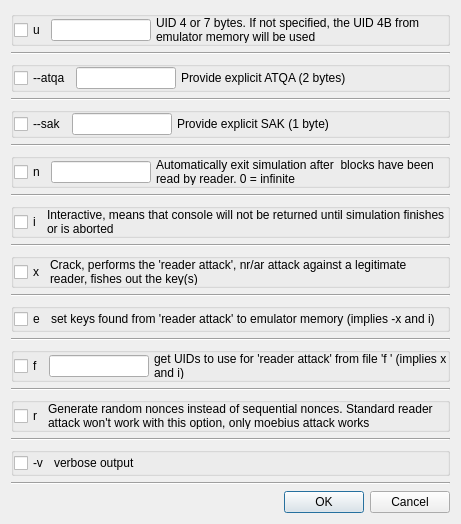
<?xml version="1.0" encoding="UTF-8"?>
<ui version="4.0">
 <class>MF_Sim_simDialog</class>
 <widget class="QDialog" name="MF_Sim_simDialog">
  <property name="geometry">
   <rect>
    <x>0</x>
    <y>0</y>
    <width>461</width>
    <height>524</height>
   </rect>
  </property>
  <property name="windowTitle">
   <string>Simulate</string>
  </property>
  <layout class="QVBoxLayout" name="verticalLayout">
   <item>
    <widget class="QGroupBox" name="uGroupBox">
     <layout class="QHBoxLayout" name="uLayout">
      <property name="spacing">
       <number>5</number>
      </property>
      <property name="leftMargin">
       <number>0</number>
      </property>
      <property name="topMargin">
       <number>0</number>
      </property>
      <property name="rightMargin">
       <number>0</number>
      </property>
      <property name="bottomMargin">
       <number>0</number>
      </property>
      <item>
       <widget class="QCheckBox" name="uBox">
        <property name="text">
         <string notr="true">u</string>
        </property>
       </widget>
      </item>
      <item>
       <widget class="QLineEdit" name="uEdit">
        <property name="sizePolicy">
         <sizepolicy hsizetype="Fixed" vsizetype="Fixed">
          <horstretch>0</horstretch>
          <verstretch>0</verstretch>
         </sizepolicy>
        </property>
        <property name="maximumSize">
         <size>
          <width>100</width>
          <height>16777215</height>
         </size>
        </property>
       </widget>
      </item>
      <item>
       <widget class="QLabel" name="label">
        <property name="sizePolicy">
         <sizepolicy hsizetype="Expanding" vsizetype="Preferred">
          <horstretch>0</horstretch>
          <verstretch>0</verstretch>
         </sizepolicy>
        </property>
        <property name="text">
         <string>UID 4 or 7 bytes. If not specified, the UID 4B from emulator memory will be used</string>
        </property>
        <property name="wordWrap">
         <bool>true</bool>
        </property>
       </widget>
      </item>
     </layout>
    </widget>
   </item>
   <item>
    <widget class="Line" name="uLine">
     <property name="orientation">
      <enum>Qt::Horizontal</enum>
     </property>
    </widget>
   </item>
   <item>
    <widget class="QGroupBox" name="atqaGroupBox">
     <layout class="QHBoxLayout" name="atqaLayout">
      <property name="spacing">
       <number>5</number>
      </property>
      <property name="leftMargin">
       <number>0</number>
      </property>
      <property name="topMargin">
       <number>0</number>
      </property>
      <property name="rightMargin">
       <number>0</number>
      </property>
      <property name="bottomMargin">
       <number>0</number>
      </property>
      <item>
       <widget class="QCheckBox" name="atqaBox">
        <property name="text">
         <string notr="true">--atqa</string>
        </property>
       </widget>
      </item>
      <item>
       <widget class="QLineEdit" name="atqaEdit">
        <property name="sizePolicy">
         <sizepolicy hsizetype="Fixed" vsizetype="Fixed">
          <horstretch>0</horstretch>
          <verstretch>0</verstretch>
         </sizepolicy>
        </property>
        <property name="maximumSize">
         <size>
          <width>100</width>
          <height>16777215</height>
         </size>
        </property>
       </widget>
      </item>
      <item>
       <widget class="QLabel" name="label_8">
        <property name="sizePolicy">
         <sizepolicy hsizetype="Expanding" vsizetype="Preferred">
          <horstretch>0</horstretch>
          <verstretch>0</verstretch>
         </sizepolicy>
        </property>
        <property name="text">
         <string>Provide explicit ATQA (2 bytes)</string>
        </property>
        <property name="wordWrap">
         <bool>true</bool>
        </property>
       </widget>
      </item>
     </layout>
    </widget>
   </item>
   <item>
    <widget class="Line" name="atqaLine">
     <property name="orientation">
      <enum>Qt::Horizontal</enum>
     </property>
    </widget>
   </item>
   <item>
    <widget class="QGroupBox" name="sakGroupBox">
     <layout class="QHBoxLayout" name="sakLayout">
      <property name="spacing">
       <number>5</number>
      </property>
      <property name="leftMargin">
       <number>0</number>
      </property>
      <property name="topMargin">
       <number>0</number>
      </property>
      <property name="rightMargin">
       <number>0</number>
      </property>
      <property name="bottomMargin">
       <number>0</number>
      </property>
      <item>
       <widget class="QCheckBox" name="sakBox">
        <property name="text">
         <string notr="true">--sak</string>
        </property>
       </widget>
      </item>
      <item>
       <widget class="QLineEdit" name="sakEdit">
        <property name="sizePolicy">
         <sizepolicy hsizetype="Fixed" vsizetype="Fixed">
          <horstretch>0</horstretch>
          <verstretch>0</verstretch>
         </sizepolicy>
        </property>
        <property name="maximumSize">
         <size>
          <width>100</width>
          <height>16777215</height>
         </size>
        </property>
       </widget>
      </item>
      <item>
       <widget class="QLabel" name="label_9">
        <property name="sizePolicy">
         <sizepolicy hsizetype="Expanding" vsizetype="Preferred">
          <horstretch>0</horstretch>
          <verstretch>0</verstretch>
         </sizepolicy>
        </property>
        <property name="text">
         <string>Provide explicit SAK (1 byte)</string>
        </property>
        <property name="wordWrap">
         <bool>true</bool>
        </property>
       </widget>
      </item>
     </layout>
    </widget>
   </item>
   <item>
    <widget class="Line" name="sakLine">
     <property name="orientation">
      <enum>Qt::Horizontal</enum>
     </property>
    </widget>
   </item>
   <item>
    <widget class="QGroupBox" name="nGroupBox">
     <layout class="QHBoxLayout" name="nLayout">
      <property name="spacing">
       <number>5</number>
      </property>
      <property name="leftMargin">
       <number>0</number>
      </property>
      <property name="topMargin">
       <number>0</number>
      </property>
      <property name="rightMargin">
       <number>0</number>
      </property>
      <property name="bottomMargin">
       <number>0</number>
      </property>
      <item>
       <widget class="QCheckBox" name="nBox">
        <property name="text">
         <string notr="true">n</string>
        </property>
       </widget>
      </item>
      <item>
       <widget class="QLineEdit" name="nEdit">
        <property name="sizePolicy">
         <sizepolicy hsizetype="Fixed" vsizetype="Fixed">
          <horstretch>0</horstretch>
          <verstretch>0</verstretch>
         </sizepolicy>
        </property>
        <property name="maximumSize">
         <size>
          <width>100</width>
          <height>16777215</height>
         </size>
        </property>
       </widget>
      </item>
      <item>
       <widget class="QLabel" name="label_2">
        <property name="sizePolicy">
         <sizepolicy hsizetype="Expanding" vsizetype="Preferred">
          <horstretch>0</horstretch>
          <verstretch>0</verstretch>
         </sizepolicy>
        </property>
        <property name="text">
         <string>Automatically exit simulation after &lt;numreads&gt; blocks have been read by reader. 0 = infinite</string>
        </property>
        <property name="wordWrap">
         <bool>true</bool>
        </property>
       </widget>
      </item>
     </layout>
    </widget>
   </item>
   <item>
    <widget class="Line" name="nLine">
     <property name="orientation">
      <enum>Qt::Horizontal</enum>
     </property>
    </widget>
   </item>
   <item>
    <widget class="QGroupBox" name="iGroupBox">
     <layout class="QHBoxLayout" name="iLayout">
      <property name="spacing">
       <number>5</number>
      </property>
      <property name="leftMargin">
       <number>0</number>
      </property>
      <property name="topMargin">
       <number>0</number>
      </property>
      <property name="rightMargin">
       <number>0</number>
      </property>
      <property name="bottomMargin">
       <number>0</number>
      </property>
      <item>
       <widget class="QCheckBox" name="iBox">
        <property name="text">
         <string notr="true">i</string>
        </property>
       </widget>
      </item>
      <item>
       <widget class="QLabel" name="label_3">
        <property name="sizePolicy">
         <sizepolicy hsizetype="Expanding" vsizetype="Preferred">
          <horstretch>0</horstretch>
          <verstretch>0</verstretch>
         </sizepolicy>
        </property>
        <property name="text">
         <string>Interactive, means that console will not be returned until simulation finishes or is aborted</string>
        </property>
        <property name="wordWrap">
         <bool>true</bool>
        </property>
       </widget>
      </item>
     </layout>
    </widget>
   </item>
   <item>
    <widget class="Line" name="iLine">
     <property name="orientation">
      <enum>Qt::Horizontal</enum>
     </property>
    </widget>
   </item>
   <item>
    <widget class="QGroupBox" name="xGroupBox">
     <layout class="QHBoxLayout" name="xLayout">
      <property name="spacing">
       <number>5</number>
      </property>
      <property name="leftMargin">
       <number>0</number>
      </property>
      <property name="topMargin">
       <number>0</number>
      </property>
      <property name="rightMargin">
       <number>0</number>
      </property>
      <property name="bottomMargin">
       <number>0</number>
      </property>
      <item>
       <widget class="QCheckBox" name="xBox">
        <property name="text">
         <string notr="true">x</string>
        </property>
       </widget>
      </item>
      <item>
       <widget class="QLabel" name="label_4">
        <property name="sizePolicy">
         <sizepolicy hsizetype="Expanding" vsizetype="Preferred">
          <horstretch>0</horstretch>
          <verstretch>0</verstretch>
         </sizepolicy>
        </property>
        <property name="text">
         <string>Crack, performs the 'reader attack', nr/ar attack against a legitimate reader, fishes out the key(s)</string>
        </property>
        <property name="wordWrap">
         <bool>true</bool>
        </property>
       </widget>
      </item>
     </layout>
    </widget>
   </item>
   <item>
    <widget class="Line" name="xLine">
     <property name="orientation">
      <enum>Qt::Horizontal</enum>
     </property>
    </widget>
   </item>
   <item>
    <widget class="QGroupBox" name="eGroupBox">
     <layout class="QHBoxLayout" name="eLayout">
      <property name="spacing">
       <number>5</number>
      </property>
      <property name="leftMargin">
       <number>0</number>
      </property>
      <property name="topMargin">
       <number>0</number>
      </property>
      <property name="rightMargin">
       <number>0</number>
      </property>
      <property name="bottomMargin">
       <number>0</number>
      </property>
      <item>
       <widget class="QCheckBox" name="eBox">
        <property name="text">
         <string notr="true">e</string>
        </property>
       </widget>
      </item>
      <item>
       <widget class="QLabel" name="label_5">
        <property name="sizePolicy">
         <sizepolicy hsizetype="Expanding" vsizetype="Preferred">
          <horstretch>0</horstretch>
          <verstretch>0</verstretch>
         </sizepolicy>
        </property>
        <property name="text">
         <string>set keys found from 'reader attack' to emulator memory (implies -x and i)</string>
        </property>
        <property name="wordWrap">
         <bool>true</bool>
        </property>
       </widget>
      </item>
     </layout>
    </widget>
   </item>
   <item>
    <widget class="Line" name="eLine">
     <property name="orientation">
      <enum>Qt::Horizontal</enum>
     </property>
    </widget>
   </item>
   <item>
    <widget class="QGroupBox" name="fGroupBox">
     <layout class="QHBoxLayout" name="fLayout">
      <property name="spacing">
       <number>5</number>
      </property>
      <property name="leftMargin">
       <number>0</number>
      </property>
      <property name="topMargin">
       <number>0</number>
      </property>
      <property name="rightMargin">
       <number>0</number>
      </property>
      <property name="bottomMargin">
       <number>0</number>
      </property>
      <item>
       <widget class="QCheckBox" name="fBox">
        <property name="text">
         <string notr="true">f</string>
        </property>
       </widget>
      </item>
      <item>
       <widget class="QLineEdit" name="fEdit">
        <property name="sizePolicy">
         <sizepolicy hsizetype="Fixed" vsizetype="Fixed">
          <horstretch>0</horstretch>
          <verstretch>0</verstretch>
         </sizepolicy>
        </property>
        <property name="maximumSize">
         <size>
          <width>100</width>
          <height>16777215</height>
         </size>
        </property>
       </widget>
      </item>
      <item>
       <widget class="QLabel" name="label_6">
        <property name="sizePolicy">
         <sizepolicy hsizetype="Expanding" vsizetype="Preferred">
          <horstretch>0</horstretch>
          <verstretch>0</verstretch>
         </sizepolicy>
        </property>
        <property name="text">
         <string>get UIDs to use for 'reader attack' from file 'f &lt;filename.txt&gt;' (implies x and i)</string>
        </property>
        <property name="wordWrap">
         <bool>true</bool>
        </property>
       </widget>
      </item>
     </layout>
    </widget>
   </item>
   <item>
    <widget class="Line" name="fLine">
     <property name="orientation">
      <enum>Qt::Horizontal</enum>
     </property>
    </widget>
   </item>
   <item>
    <widget class="QGroupBox" name="rGroupBox">
     <layout class="QHBoxLayout" name="rLayout">
      <property name="spacing">
       <number>5</number>
      </property>
      <property name="leftMargin">
       <number>0</number>
      </property>
      <property name="topMargin">
       <number>0</number>
      </property>
      <property name="rightMargin">
       <number>0</number>
      </property>
      <property name="bottomMargin">
       <number>0</number>
      </property>
      <item>
       <widget class="QCheckBox" name="rBox">
        <property name="text">
         <string notr="true">r</string>
        </property>
       </widget>
      </item>
      <item>
       <widget class="QLabel" name="label_7">
        <property name="sizePolicy">
         <sizepolicy hsizetype="Expanding" vsizetype="Preferred">
          <horstretch>0</horstretch>
          <verstretch>0</verstretch>
         </sizepolicy>
        </property>
        <property name="text">
         <string>Generate random nonces instead of sequential nonces. Standard reader attack won't work with this option, only moebius attack works</string>
        </property>
        <property name="wordWrap">
         <bool>true</bool>
        </property>
       </widget>
      </item>
     </layout>
    </widget>
   </item>
   <item>
    <widget class="Line" name="rLine">
     <property name="orientation">
      <enum>Qt::Horizontal</enum>
     </property>
    </widget>
   </item>
   <item>
    <widget class="QGroupBox" name="vGroupBox">
     <layout class="QHBoxLayout" name="vLayout">
      <property name="spacing">
       <number>5</number>
      </property>
      <property name="leftMargin">
       <number>0</number>
      </property>
      <property name="topMargin">
       <number>0</number>
      </property>
      <property name="rightMargin">
       <number>0</number>
      </property>
      <property name="bottomMargin">
       <number>0</number>
      </property>
      <item>
       <widget class="QCheckBox" name="vBox">
        <property name="text">
         <string notr="true">-v</string>
        </property>
       </widget>
      </item>
      <item>
       <widget class="QLabel" name="label_11">
        <property name="sizePolicy">
         <sizepolicy hsizetype="Expanding" vsizetype="Preferred">
          <horstretch>0</horstretch>
          <verstretch>0</verstretch>
         </sizepolicy>
        </property>
        <property name="text">
         <string>verbose output</string>
        </property>
        <property name="wordWrap">
         <bool>true</bool>
        </property>
       </widget>
      </item>
     </layout>
    </widget>
   </item>
   <item>
    <widget class="Line" name="vLine">
     <property name="orientation">
      <enum>Qt::Horizontal</enum>
     </property>
    </widget>
   </item>
   <item>
    <spacer name="verticalSpacer">
     <property name="orientation">
      <enum>Qt::Vertical</enum>
     </property>
     <property name="sizeHint" stdset="0">
      <size>
       <width>20</width>
       <height>40</height>
      </size>
     </property>
    </spacer>
   </item>
   <item>
    <widget class="QDialogButtonBox" name="buttonBox">
     <property name="orientation">
      <enum>Qt::Horizontal</enum>
     </property>
     <property name="standardButtons">
      <set>QDialogButtonBox::Cancel|QDialogButtonBox::Ok</set>
     </property>
    </widget>
   </item>
  </layout>
 </widget>
 <resources/>
 <connections>
  <connection>
   <sender>buttonBox</sender>
   <signal>accepted()</signal>
   <receiver>MF_Sim_simDialog</receiver>
   <slot>accept()</slot>
   <hints>
    <hint type="sourcelabel">
     <x>248</x>
     <y>254</y>
    </hint>
    <hint type="destinationlabel">
     <x>157</x>
     <y>274</y>
    </hint>
   </hints>
  </connection>
  <connection>
   <sender>buttonBox</sender>
   <signal>rejected()</signal>
   <receiver>MF_Sim_simDialog</receiver>
   <slot>reject()</slot>
   <hints>
    <hint type="sourcelabel">
     <x>316</x>
     <y>260</y>
    </hint>
    <hint type="destinationlabel">
     <x>286</x>
     <y>274</y>
    </hint>
   </hints>
  </connection>
 </connections>
</ui>
